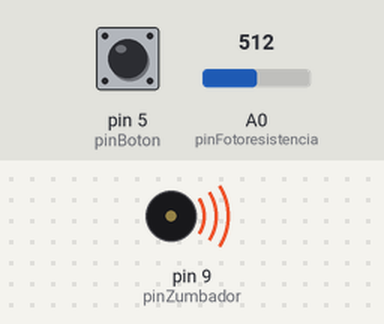
A sketch run on a simulated Arduino Uno, built with avr-gcc and run on an emulated ATmega328P. On the bench: buzzer (waves = sounding). Inputs (shaded band) come from the test bench; at power-on: pin 5 (pinBoton) LOW, A0 (pinFotoresistencia) = 512. What the sketch prints to the serial monitor is not drawn.

Above: at 0.15 s.
At 5.3 s:
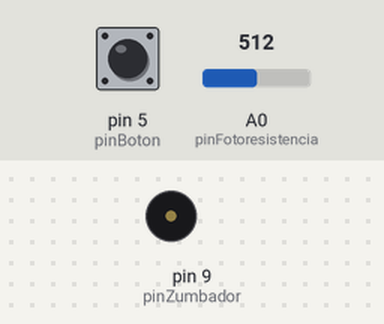
Timing chart, 0 to 6.8 s (numbered marks = the images above):
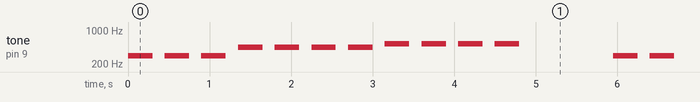

The sketch:

sketch_nov22-11-23.ino
```cpp
#define pinZumbador 9
#define pinFotoresistencia A0
#define pinBoton 5

void setup() {
  pinMode(pinZumbador, OUTPUT);
  pinMode(pinFotoresistencia, INPUT);
  pinMode(pinBoton, INPUT);
  Serial.begin(9600);
}

void loop() {
  int valorLuz = analogRead(pinFotoresistencia);
  // Ajusta la duración de la nota según la luz
  int duracionNota = map(valorLuz, 0, 1023, 100, 500);
  Serial.println(digitalRead(pinBoton));

  if (digitalRead(pinBoton) == HIGH) {  // Si el botón está pulsado
    tocarSOS(duracionNota);  // Toca el SOS
  }
  else{
   for (int i = 0; i < 3; i++) {
    tocarNota(293.66, duracionNota);
    delay(100);
  }

  for (int i = 0; i < 4; i++) {
    tocarNota(440, duracionNota);
    delay(100);
  }

  for (int i = 0; i < 4; i++) {
    tocarNota(523.25, duracionNota);
    delay(100);
  }
  }
  delay(1000);  // Espera antes de comenzar de nuevo
}

void tocarNota(float frecuencia, int duracion) {
  tone(pinZumbador, frecuencia, duracion);
  delay(duracion + 50);  // Pequeña pausa entre cada nota
  noTone(pinZumbador);
}

void tocarSOS(int duracionNota) {
  // SOS en código Morse es ...---
  for (int i = 0; i < 3; i++) {  // Toca 3 notas cortas
    tocarNota(440, duracionNota);
    delay(duracionNota);
  }
  delay(duracionNota * 3);  // Pausa entre las notas cortas y las largas
  for (int i = 0; i < 3; i++) {  // Toca 3 notas largas
    tocarNota(440, duracionNota * 3);
    delay(duracionNota);
  }
  delay(duracionNota * 3);  // Pausa entre las notas largas y las cortas
  for (int i = 0; i < 3; i++) {  // Toca 3 notas cortas
    tocarNota(440, duracionNota);
    delay(duracionNota);
  }
}
```

Measured:
- by itself, tone on pin 9 (pinZumbador): plays 293 Hz for 0.30 s, 293 Hz for 0.30 s, 293 Hz for 0.30 s, 440 Hz for 0.30 s, 440 Hz for 0.30 s, 440 Hz for 0.30 s … (242 notes in this stretch)
